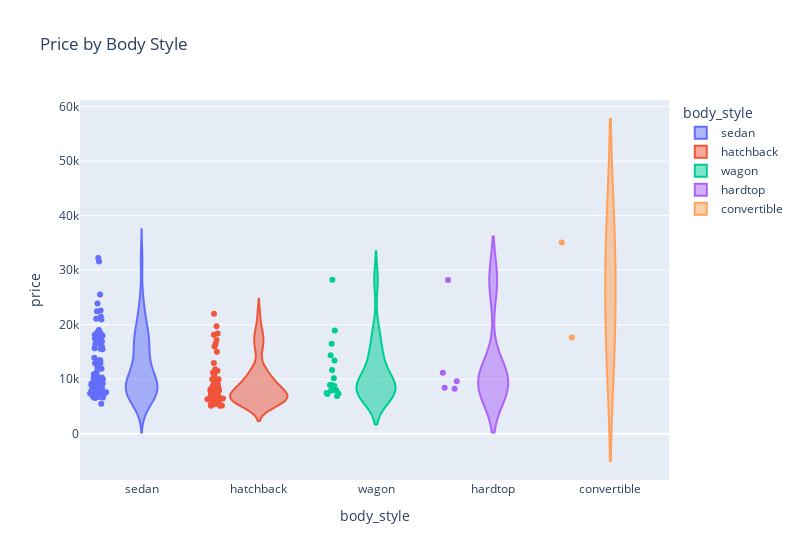

Write notebook code for a chart like this one.
### Code cell
fig_v = px.violin(df, x='body_style', y='price', color='body_style', points='all',
                width=800, title="Price by Body Style")
fig_v.show()

### Figure 1 — Plotly figure (JSON) as saved in the notebook; plotly's stock layout.template omitted (floating-point values rounded to 4 significant figures)
{"data": [{"alignmentgroup": "True", "box": {"visible": false}, "hovertemplate": "body_style=%{x}<br>price=%{y}<extra></extra>", "legendgroup": "sedan", "marker": {"color": "#636efa"}, "name": "sedan", "offsetgroup": "sedan", "orientation": "v", "points": "all", "scalegroup": "True", "showlegend": true, "type": "violin", "x": ["sedan", "sedan", "sedan", "sedan", "sedan", "sedan", "sedan", "sedan", "sedan", "sedan", "sedan", "sedan", "sedan", "sedan", "sedan", "sedan", "sedan", "sedan", "sedan", "sedan", "sedan", "sedan", "sedan", "sedan", "sedan", "sedan", "sedan", "sedan", "sedan", "sedan", "sedan", "sedan", "sedan", "sedan", "sedan", "sedan", "sedan", "sedan", "sedan", "sedan", "sedan", "sedan", "sedan", "sedan", "sedan", "sedan", "sedan", "sedan", "sedan", "sedan", "sedan", "sedan", "sedan", "sedan", "sedan", "sedan", "sedan", "sedan", "sedan", "sedan", "sedan", "sedan", "sedan", "sedan", "sedan", "sedan", "sedan", "sedan", "sedan", "sedan", "sedan", "sedan", "sedan", "sedan", "sedan", "sedan", "sedan", "sedan", "sedan"], "x0": " ", "xaxis": "x", "y": [13950, 17450, 17710, 23875, 16430, 16925, 20970, 21105, 6575, 6692, 7609, 7295, 8845, 10295, 12945, 10345, 32250, 6695, 7395, 8495, 10245, 18280, 25552, 31600, 6989, 8189, 9279, 9279, 5499, 7099, 6649, 6849, 7299, 7499, 9549, 13499, 13499, 11900, 13200, 15580, 16900, 16630, 17950, 18150, 6692, 7609, 12170, 15510, 18620, 7126, 7775, 9960, 9233, 11259, 6938, 7898, 7738, 9258, 8058, 9298, 8948, 10698, 10898, 15690, 7775, 7975, 7995, 8195, 8495, 9495, 9995, 12940, 15985, 18420, 16845, 19045, 21485, 22470, 22625], "y0": " ", "yaxis": "y"}, {"alignmentgroup": "True", "box": {"visible": false}, "hovertemplate": "body_style=%{x}<br>price=%{y}<extra></extra>", "legendgroup": "hatchback", "marker": {"color": "#EF553B"}, "name": "hatchback", "offsetgroup": "hatchback", "orientation": "v", "points": "all", "scalegroup": "True", "showlegend": true, "type": "violin", "x": ["hatchback", "hatchback", "hatchback", "hatchback", "hatchback", "hatchback", "hatchback", "hatchback", "hatchback", "hatchback", "hatchback", "hatchback", "hatchback", "hatchback", "hatchback", "hatchback", "hatchback", "hatchback", "hatchback", "hatchback", "hatchback", "hatchback", "hatchback", "hatchback", "hatchback", "hatchback", "hatchback", "hatchback", "hatchback", "hatchback", "hatchback", "hatchback", "hatchback", "hatchback", "hatchback", "hatchback", "hatchback", "hatchback", "hatchback", "hatchback", "hatchback", "hatchback", "hatchback", "hatchback", "hatchback", "hatchback", "hatchback", "hatchback", "hatchback", "hatchback", "hatchback", "hatchback", "hatchback", "hatchback", "hatchback", "hatchback"], "x0": " ", "xaxis": "x", "y": [5151, 6295, 5572, 6377, 7957, 6229, 12964, 6479, 6855, 5399, 6529, 7129, 7895, 9095, 5195, 6095, 6795, 8845, 10595, 11245, 5389, 6189, 6669, 7689, 9959, 8499, 7799, 8949, 17199, 19699, 18399, 5572, 7957, 6229, 22018, 11850, 15040, 18150, 5118, 7053, 7603, 5348, 6338, 6488, 7198, 7788, 8358, 8238, 9538, 9989, 11549, 9988, 11248, 16558, 15998, 9980], "y0": " ", "yaxis": "y"}, {"alignmentgroup": "True", "box": {"visible": false}, "hovertemplate": "body_style=%{x}<br>price=%{y}<extra></extra>", "legendgroup": "wagon", "marker": {"color": "#00cc96"}, "name": "wagon", "offsetgroup": "wagon", "orientation": "v", "points": "all", "scalegroup": "True", "showlegend": true, "type": "violin", "x": ["wagon", "wagon", "wagon", "wagon", "wagon", "wagon", "wagon", "wagon", "wagon", "wagon", "wagon", "wagon", "wagon", "wagon", "wagon", "wagon", "wagon"], "x0": " ", "xaxis": "x", "y": [8921, 7295, 28248, 7349, 7999, 14399, 8921, 7463, 10198, 8013, 11694, 6918, 7898, 8778, 13415, 16515, 18950], "y0": " ", "yaxis": "y"}, {"alignmentgroup": "True", "box": {"visible": false}, "hovertemplate": "body_style=%{x}<br>price=%{y}<extra></extra>", "legendgroup": "hardtop", "marker": {"color": "#ab63fa"}, "name": "hardtop", "offsetgroup": "hardtop", "orientation": "v", "points": "all", "scalegroup": "True", "showlegend": true, "type": "violin", "x": ["hardtop", "hardtop", "hardtop", "hardtop", "hardtop"], "x0": " ", "xaxis": "x", "y": [28176, 8249, 8449, 9639, 11199], "y0": " ", "yaxis": "y"}, {"alignmentgroup": "True", "box": {"visible": false}, "hovertemplate": "body_style=%{x}<br>price=%{y}<extra></extra>", "legendgroup": "convertible", "marker": {"color": "#FFA15A"}, "name": "convertible", "offsetgroup": "convertible", "orientation": "v", "points": "all", "scalegroup": "True", "showlegend": true, "type": "violin", "x": ["convertible", "convertible"], "x0": " ", "xaxis": "x", "y": [35056, 17669], "y0": " ", "yaxis": "y"}], "layout": {"legend": {"title": {"text": "body_style"}, "tracegroupgap": 0}, "title": {"text": "Price by Body Style"}, "violinmode": "overlay", "width": 800, "xaxis": {"anchor": "y", "categoryarray": ["sedan", "hatchback", "wagon", "hardtop", "convertible"], "categoryorder": "array", "domain": [0, 1], "title": {"text": "body_style"}}, "yaxis": {"anchor": "x", "domain": [0, 1], "title": {"text": "price"}}}}
